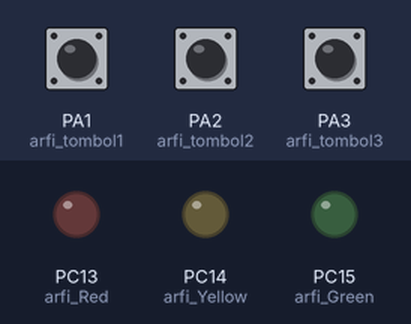
Recording of a sketch running on a simulated STM32 Blue Pill. Parts: output pins drawn as LEDs (lit = HIGH). Inputs (shaded band) come from the test bench; at power-on: PA1 (arfi_tombol1) LOW, PA2 (arfi_tombol2) LOW, PA3 (arfi_tombol3) LOW. What the sketch prints to the serial monitor is not drawn.

Above: at 1.2 s.
1.3 s: PA1 (arfi_tombol1) pulled HIGH for 0.15 s
At 1.37 s:
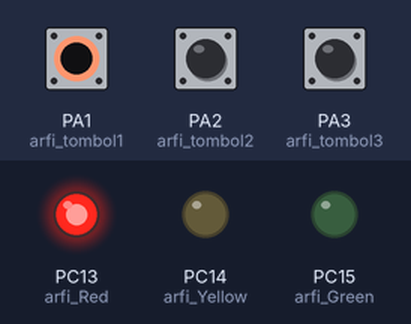
2.9 s: PA2 (arfi_tombol2) pulled HIGH for 0.15 s
At 2.97 s:
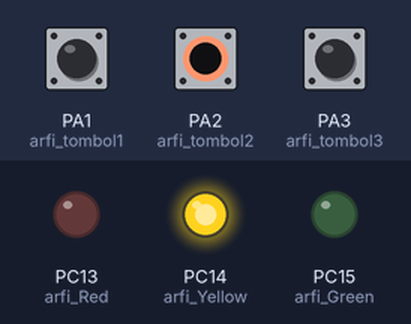
4.5 s: PA3 (arfi_tombol3) pulled HIGH for 0.15 s
At 4.57 s:
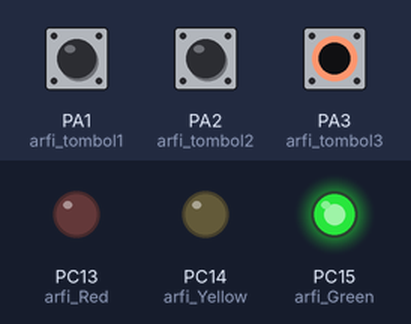
6.1 s: PA3 (arfi_tombol3) pulled HIGH for 3.2 s
At 9.7 s:
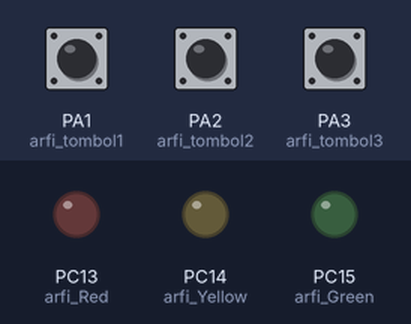
10.8 s: PA1 (arfi_tombol1) pulled HIGH for 3.2 s
At 12.1 s:
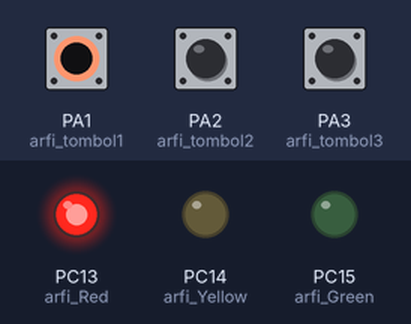
15.5 s: PA1 (arfi_tombol1) driven HIGH and PA2 (arfi_tombol2) driven HIGH
At 16.9 s:
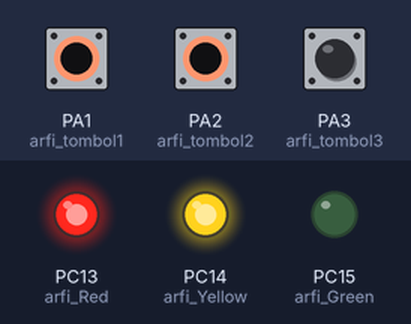
Timing chart, 0 to 18.0 s (numbered marks = the images above; inputs shaded):
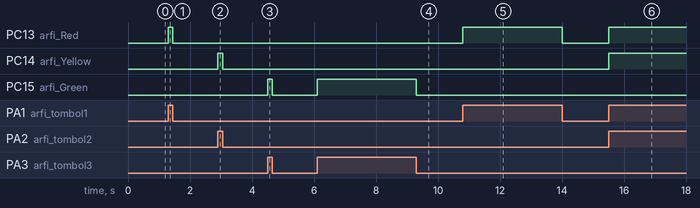

Measured:
- after the input at 1.3 s, PC13 (arfi_Red): LOW → HIGH at once, → LOW 0.15 s later
- after the input at 2.9 s, PC14 (arfi_Yellow): LOW → HIGH at once, → LOW 0.15 s later
- after the input at 4.5 s, PC15 (arfi_Green): LOW → HIGH at once, → LOW 0.15 s later
- after the input at 6.1 s, PC15 (arfi_Green): LOW → HIGH at once, → LOW 3.2 s later
- after the input at 10.8 s, PC13 (arfi_Red): LOW → HIGH at once, → LOW 3.2 s later
- after the input at 15.5 s, PC13 (arfi_Red), PC14 (arfi_Yellow): LOW → HIGH at once

The sketch:

12._STM32_CHALLENGE.ino
```cpp
//INISIAL
int arfi_Red = PC13;
int arfi_Yellow = PC14;
int arfi_Green = PC15;

int arfi_tombol1 = PA1;
int arfi_tombol2 = PA2;
int arfi_tombol3 = PA3;

void setup() {

  Serial.begin(9600);
  pinMode (arfi_tombol1,INPUT);
  pinMode (arfi_tombol2,INPUT);
  pinMode (arfi_tombol3,INPUT);
  pinMode (arfi_Red,OUTPUT);
  pinMode (arfi_Yellow,OUTPUT);
  pinMode (arfi_Green,OUTPUT);

}

void loop() {
  // BACA DATA
   int bacaarfi_tombol1=digitalRead(arfi_tombol1);
   int bacaarfi_tombol2=digitalRead(arfi_tombol2);
   int bacaarfi_tombol3=digitalRead(arfi_tombol3);

  //PRINT TO SERIAL
  Serial.print( " arfi_tombol1 : " );
  Serial.print(bacaarfi_tombol1);
  Serial.print( " - arfi_tombol2 : " );
  Serial.print(bacaarfi_tombol2);

  Serial.print( " - arfi_tombol3 : " );
  Serial.print(bacaarfi_tombol3);
  Serial.println(); // untuk enter

  //LOGIKA
  if (bacaarfi_tombol1==1){
     digitalWrite(arfi_Red,HIGH);
  }
  else {
     digitalWrite(arfi_Red,LOW);
  }
  if (bacaarfi_tombol2==1){
     digitalWrite(arfi_Yellow,HIGH);
  }
  else {
     digitalWrite(arfi_Yellow,LOW);
  }
  if (bacaarfi_tombol3==1){
     digitalWrite(arfi_Green,HIGH);
  }
  else {
     digitalWrite(arfi_Green,LOW);
  }
}
```
